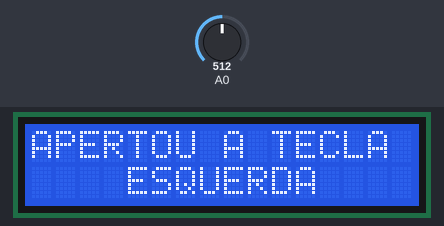
This sketch was run on a simulated Arduino Uno, built with avr-gcc and run on an emulated ATmega328P. Parts: 16×2 character LCD. The test bench sets the inputs (shaded band); at power-on: A0 = 512. What the sketch prints to the serial monitor is not drawn.

Above: at 1.2 s.
1.3 s: A0 set to 70
At 2.2 s:
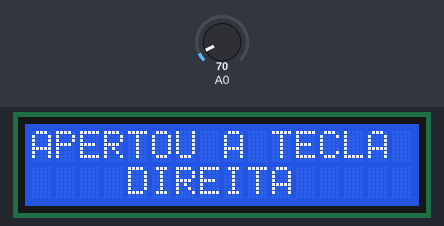
2.8 s: A0 set to 210
At 3.7 s:
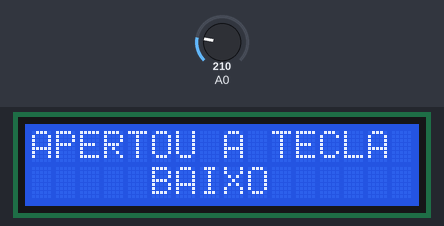
4.3 s: A0 set to 610
At 4.7 s:
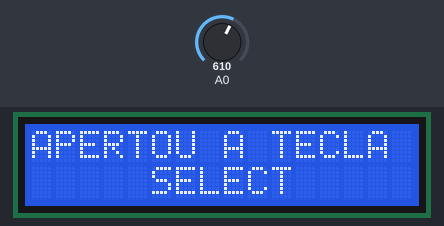
5.8 s: A0 set to 810
At 6.9 s:
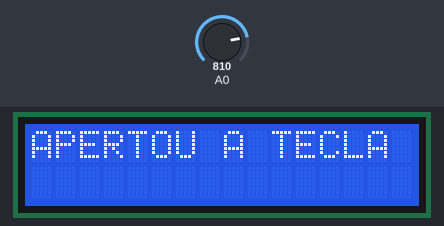
7.3 s: A0 set to 790
At 8.0 s:
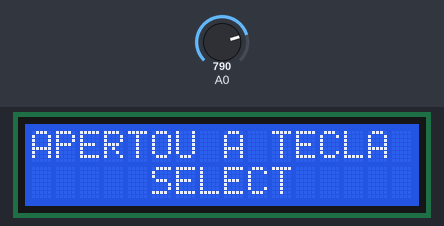
8.8 s: A0 set to 900
At 10.1 s:
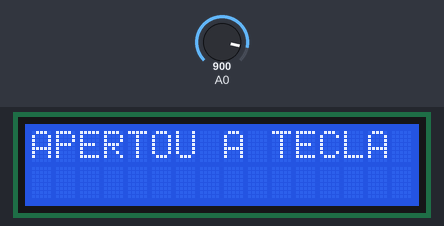
Timing chart, 0 to 11.3 s (numbered marks = the images above; inputs shaded):
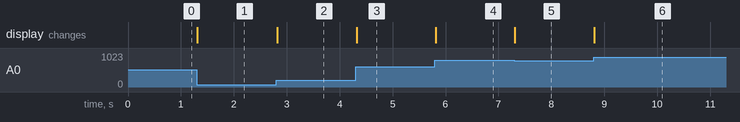

The sketch:

lcdKeyboardBasic.ino
```cpp
#include <LiquidCrystal.h>

LiquidCrystal lcd(8, 9, 4, 5, 6, 7);
void setup(){
  Serial.begin(9600);
  lcd.begin(16,2);
  lcd.setCursor(0,0);
  lcd.print("APERTOU A TECLA");
  lcd.setCursor(0,1);
  lcd.print("   CARREGANDO   ");
}

void loop(){
  lcd.setCursor(0,1);
  Serial.println(analogRead(0));
  if (analogRead(0) < 80) {
    lcd.print ("    DIREITA    ");
    Serial.println("Direita");
  } else if (analogRead(0) < 200) {
    lcd.print ("      CIMA     ");
    Serial.println("Cima");
  } else if (analogRead(0) < 400){
    lcd.print ("     BAIXO     ");
    Serial.println("Baixo");
  } else if (analogRead(0) < 600){
    lcd.print ("    ESQUERDA   ");
    Serial.println("Esquerda");
  } else if (analogRead(0) < 800){
    lcd.print ("     SELECT    ");
    Serial.println("Select");
  } else {
    lcd.print ("               ");
  }

}
```

Measured:
- after the input at 1.3 s, the display: first changes at once (image 1 shows a later state)
- after the input at 2.8 s, the display: changes at once (image 2)
- after the input at 4.3 s, the display: changes at once (image 3)
- after the input at 5.8 s, the display: changes at once (image 4)
- after the input at 7.3 s, the display: changes at once (image 5)
- after the input at 8.8 s, the display: changes at once (image 6)
